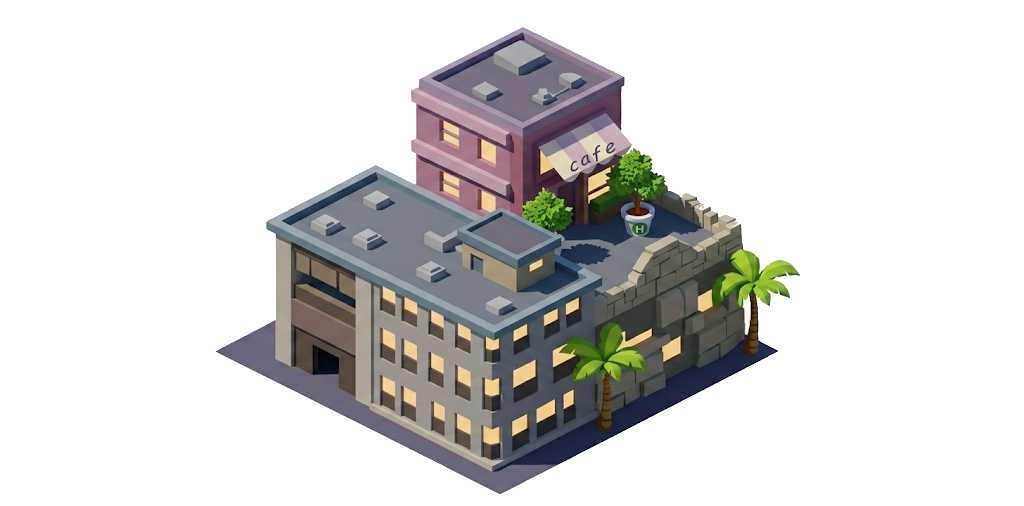
#> input picture source-assets/buildings/cafe.png, 1024 x 506 px; its folder holds 4 pictures in this run
$ python buildings_derive.py
#> lines starting #> are read from the running program, lines starting #| are printed output that depends on the picture
#!/usr/bin/env python3
"""Bring the buildings into the game as world sprites.

Much simpler than the aircraft pipeline: these are vertical, they sit on the
ground, and the user has said they need NO shadows - so there is no silhouette
to derive and no ground plane to fake. Crop the transparent margin, scale, done.

SIZED BY WIDTH, one target for all of them.

This was a single 1/3 factor, on the reasoning that the set carried its own size
hierarchy worth preserving. It does not. The source renders just frame
differently inside their 1024px canvases - the cafe fills 584px of its, the
office 1014 of its - so a uniform factor made six of the nine come out about
twice the size of the other three, and only the small-framed ones fit a plot.

TARGET_WIDTH is the footprint every building is normalised to. Height is left
to fall out of each one's own aspect, so the Eiffel Tower still towers and the
cafe still squats - the variation that means something survives, the variation
that was an artifact of framing does not.

Per-building overrides live in WIDTHS for anything that should genuinely read
bigger or smaller than the rest.

An earlier pass tried to measure each building's ground diamond and correct two
of them for a "wrong camera angle". That measurement was wrong - it was reading
rooflines and foliage, not footprints - and comparing the art directly against
an apron tile showed all eight already share the game's projection. There is no
correction here because none is needed.

    python3 tools/buildings_derive.py
"""
import os

from PIL import Image

ROOT = os.path.dirname(os.path.dirname(os.path.abspath(__file__)))
SRC = os.path.join(ROOT, "source-assets", "buildings")
OUT = os.path.join(ROOT, "game", "assets", "buildings")

# Against a 229x118 apron tile. Matches the three that already fit a plot.
TARGET_WIDTH = 200

# Only for buildings that should break from the common footprint.
#
# The terminal is not a Prop Shop building at all - it is THE airport, one per
# map, placed by hand (see LandmarkLayout). It shares this pipeline because the
# work is identical (crop the margin, scale, no shadow), but normalising it to a
# plot's 200px footprint would make the building every flight departs from
# smaller than the cafe next door.
#
# 295 is the size it was actually placed at in game, not a solve. Two earlier
# attempts to derive it disagreed badly: matching the terminal art's own palm
# trees against the BACKGROUND's palms gave 589, and matching them against the
# palm cut from the sprite sheet gave 371. The background palms turned out to be
# a larger variety than the ones drawn beside the terminal, so both references
# were wrong and the answer came from looking at it.
#
# It sat at 589 with a 0.5 scale saved on the placement, which drew the whole
# building at half resolution. Deriving at the size it is actually used at puts
# the scale back to 1.0 and the pixels back.
WIDTHS = {"terminal": 295}


def main() -> None:
    os.makedirs(OUT, exist_ok=True)
    # *_sheet.png is a multi-building CONTACT SHEET kept as the source of
    # record - it is split into its own per-building PNGs beside it, and
    # deriving it whole would produce one 200px sprite containing eight
    # buildings.
    names = sorted(f for f in os.listdir(SRC)
                   if f.lower().endswith(".png") and "_sheet" not in f.lower())
    for name in names:
        img = Image.open(os.path.join(SRC, name)).convert("RGBA")
#> img is the input picture: PIL image 1024x506 RGBA; mean R, G, B, A 213.9, 213.1, 212.2, 73.2
        box = img.getchannel("A").getbbox()
#> box = (216, 27, 800, 494)
        if box:
            img = img.crop(box)
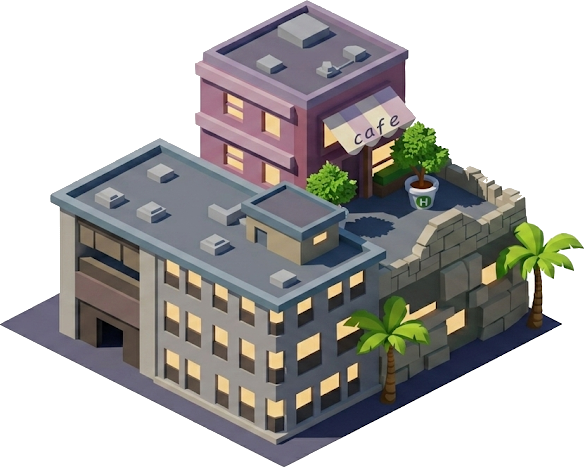
#> img: PIL image 584x467 RGBA; mean R, G, B, A 177, 175.5, 173.8, 139; transparent parts drawn white
        key = name[:-4]
        target = WIDTHS.get(key, TARGET_WIDTH)
        w = max(1, target)
        h = max(1, round(img.height * target / img.width))
#> h = 160
        img = img.resize((w, h), Image.LANCZOS)
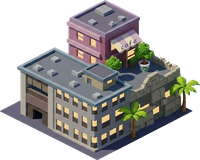
#> img: PIL image 200x160 RGBA; mean R, G, B, A 65.5, 64, 62.3, 139; transparent parts drawn white
        img.save(os.path.join(OUT, "%s_2x.png" % name[:-4]))
        print("  %-24s %dx%d" % (name[:-4], w, h))
#|   cafe                     200x160
#> pass 2 of the loop in main, `for name in names:`:
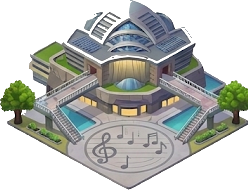
#> input picture source-assets/buildings/concert_hall.png, 248 x 190 px
#> in main, img is the input picture: PIL image 248x190 RGBA; mean R, G, B, A 183.2, 185.7, 181.3, 145.5
#> box = (0, 0, 248, 190)
#> in main, `img = img.resize((w, h), Image.LANCZOS)`:
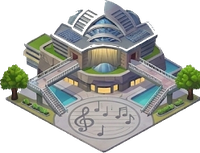
#> img: PIL image 200x153 RGBA; mean R, G, B, A 81.4, 83.9, 79.6, 145.5; transparent parts drawn white
#|   concert_hall             200x153
    print("\n%d buildings (apron tile is 229x118 for comparison)" % len(names))


if __name__ == "__main__":
    main()
